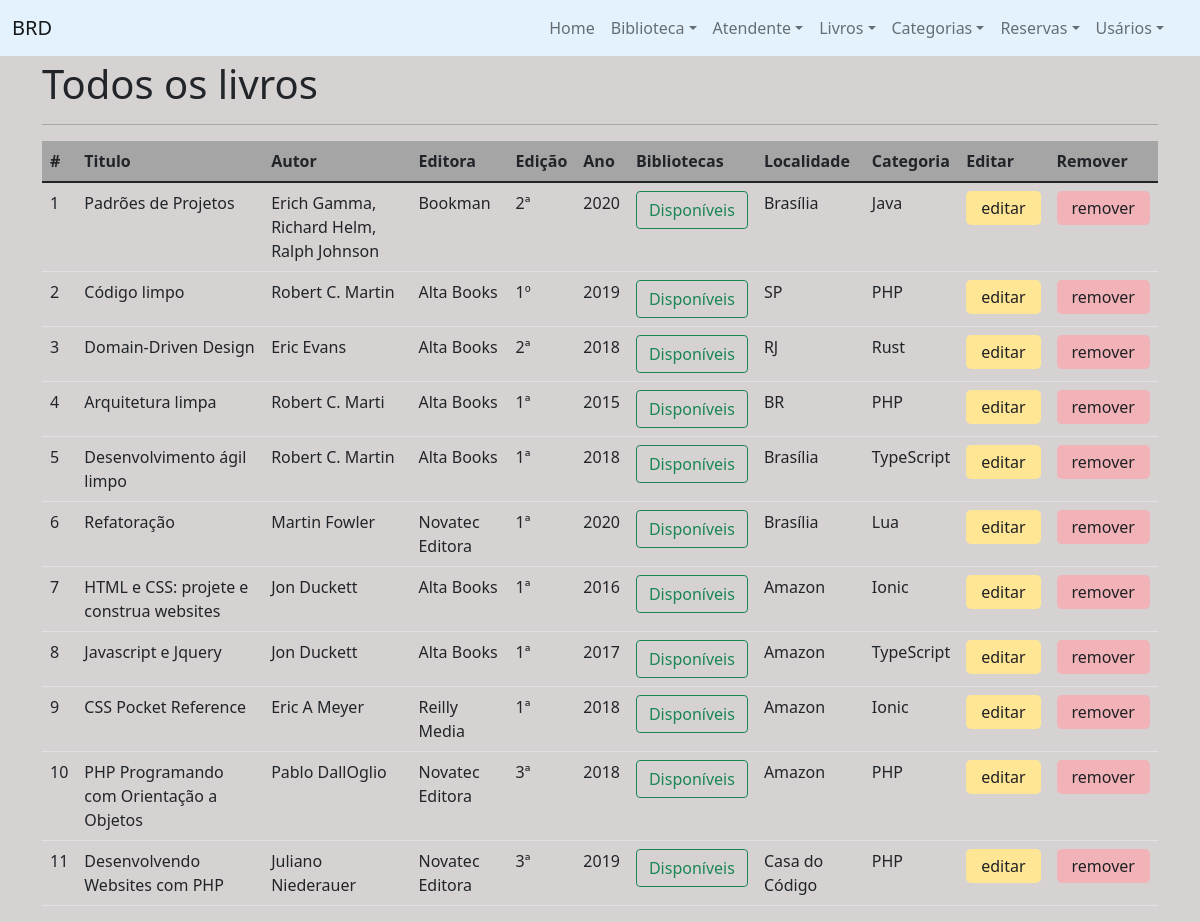
/?page=livro-listar, run on the app's committed database.
### tables this page shows
CREATE TABLE `livro` (
  `id_livro` int(10) NOT NULL,
  `titulo_livro` varchar(100) DEFAULT NULL,
  `autor_livro` varchar(100) DEFAULT NULL,
  `editora_livro` varchar(45) DEFAULT NULL,
  `edicao_livro` char(3) DEFAULT NULL,
  `ano_livro` year(4) DEFAULT NULL,
  `localidade_livro` varchar(20) DEFAULT NULL,
  `categoria_id` int(10) NOT NULL,
  `url` varchar(255) DEFAULT NULL
);

CREATE TABLE `categoria` (
  `id` int(10) NOT NULL,
  `name` varchar(45) DEFAULT NULL
);

### pages/livro-listar.php (the view, shortened to what this page needs)
<section class="list-library">
    <h1>Todos os livros</h1>
    <hr/>
    <table class="table table-hover">
        <thead>
        <tr>
            <th>#</th>
            <th>Titulo</th>
            <th>Autor</th>
            <th>Editora</th>
            <th>Edição</th>
            <th>Ano</th>
            <th>Bibliotecas</th>
            <th>Localidade</th>
            <th>Categoria</th>
            <th>Editar</th>
            <th>Remover</th>
        </tr>
        </thead>
        <tbody>
        <?php
        $sql = "select l.id_livro as id, l.titulo_livro as titulo, l.autor_livro as autor,
                   l.editora_livro as editora, l.edicao_livro as edicao, l.ano_livro as ano,
                   l.localidade_livro as localidade, c.name as categoria
                from livro l
                    left join categoria c
                        on l.categoria_id = c.id";
        $result = $conn->query($sql);
        while ($obj = $result->fetch_object()) {
            $queryBibliotecaLivro = "select b.name from biblioteca_livro bl
                left join biblioteca b on b.id = bl.id_biblioteca
                where id_livro = $obj->id";
            $output = "";
            $respBibli = $conn->query($queryBibliotecaLivro);
            while ($objBiblioteca = $respBibli->fetch_object()) {
                $output .= "<li>$objBiblioteca->name</li>";
            }
            print "<tr>";
            print "<td>$obj->id</td>";
            print "<td>$obj->titulo</td>";
            print "<td>$obj->autor</td>";
            print "<td>$obj->editora</td>";
            print "<td>$obj->edicao</td>";
            print "<td>$obj->ano</td>";
            print "<td>
                        <button type='button' class='btn btn-outline-success' data-bs-toggle='modal'
                        data-bs-target='#modalBiblioteca-$obj->id'>
                            Disponíveis
                        </button>
                        <div class='modal fade' id='modalBiblioteca-$obj->id' tabindex='-1' aria-labelledby='exampleModalLabel' aria-hidden='true'>
                          <div class='modal-dialog modal-dialog-centered'>
                            <div class='modal-content'>
                              <div class='modal-header'>
                                <h5 class='modal-title' id='exampleModalLabel'>Bibliotecas contendo o livro</h5>
                                <button type='button' class='btn-close' data-bs-dismiss='modal' aria-label='Close'></button>
                              </div>
                              <div class='modal-body'>
                                <ul> {$output} </ul>
                              </div>
                              <div class='modal-footer'>
                                <button type='button' class='btn btn-secondary' data-bs-dismiss='modal'>Close</button>
                              </div>
                            </div>
                          </div>
                        </div>
                   </td>";
            print "<td>$obj->localidade</td>";
            print "<td>$obj->categoria</td>";
            ?>
            <td>
                <button type="button" class="editar-library">
                    <a href="?page=livro-editar&id=<?php echo $obj->id ?>" id="editar-library">editar</a>
                </button>
            </td>
            <td>
                <button type="button" class="btn_remove" data-bs-toggle="modal"
                        data-bs-target="#modalremove-<?php echo $obj->id ?>">
                    remover
                </button>
            </td>
            <?php
            print "</tr>";
        }
        ?>
        </tbody>
    </table>
</section>

### css/style.css (style rules this page uses)
body { background: #d7d2d2; }
.editar-library { border: none; color: #202124; text-decoration: none; padding: 5px 15px; background: #ffe695; border-radius: 5px; }
.btn_remove { border: none; color: #202124; text-decoration: none; padding: 5px 15px; background: #f1b3b8; border-radius: 5px; }
.editar-library a { text-decoration: none; color: #202124; }
table { margin-top: 15px; }
thead { background: #a5a5a5; }

### data on the page
livro: id_livro "1", titulo_livro "Padrões de Projetos", autor_livro "Erich Gamma, Richard Helm, Ralph Johnson", editora_livro "Bookman", edicao_livro "2ª", ano_livro "2020", localidade_livro "Brasília", categoria.name "Java"
livro: id_livro "2", titulo_livro "Código limpo", autor_livro "Robert C. Martin", editora_livro "Alta Books", edicao_livro "1º", ano_livro "2019", localidade_livro "SP", categoria.name "PHP"
livro: id_livro "3", titulo_livro "Domain-Driven Design", autor_livro "Eric Evans", editora_livro "Alta Books", edicao_livro "2ª", ano_livro "2018", localidade_livro "RJ", categoria.name "Rust"
livro: id_livro "4", titulo_livro "Arquitetura limpa", autor_livro "Robert C. Marti", editora_livro "Alta Books", edicao_livro "1ª", ano_livro "2015", localidade_livro "BR", categoria.name "PHP"
livro: id_livro "5", titulo_livro "Desenvolvimento ágil limpo", autor_livro "Robert C. Martin", editora_livro "Alta Books", edicao_livro "1ª", ano_livro "2018", localidade_livro "Brasília", categoria.name "TypeScript"
livro: id_livro "6", titulo_livro "Refatoração", autor_livro "Martin Fowler", editora_livro "Novatec Editora", edicao_livro "1ª", ano_livro "2020", localidade_livro "Brasília", categoria.name "Lua"
livro: id_livro "7", titulo_livro "HTML e CSS: projete e construa websites", autor_livro "Jon Duckett", editora_livro "Alta Books", edicao_livro "1ª", ano_livro "2016", localidade_livro "Amazon", categoria.name "Ionic"
livro: id_livro "8", titulo_livro "Javascript e Jquery", autor_livro "Jon Duckett", editora_livro "Alta Books", edicao_livro "1ª", ano_livro "2017", localidade_livro "Amazon", categoria.name "TypeScript"
livro: id_livro "9", titulo_livro "CSS Pocket Reference", autor_livro "Eric A Meyer", editora_livro "Reilly Media", edicao_livro "1ª", ano_livro "2018", localidade_livro "Amazon", categoria.name "Ionic"
livro: id_livro "10", titulo_livro "PHP Programando com Orientação a Objetos", autor_livro "Pablo DallOglio", editora_livro "Novatec Editora", edicao_livro "3ª", ano_livro "2018", localidade_livro "Amazon", categoria.name "PHP"
livro: id_livro "11", titulo_livro "Desenvolvendo Websites com PHP", autor_livro "Juliano Niederauer", editora_livro "Novatec Editora", edicao_livro "3ª", ano_livro "2019", localidade_livro "Casa do Código", categoria.name "PHP"
